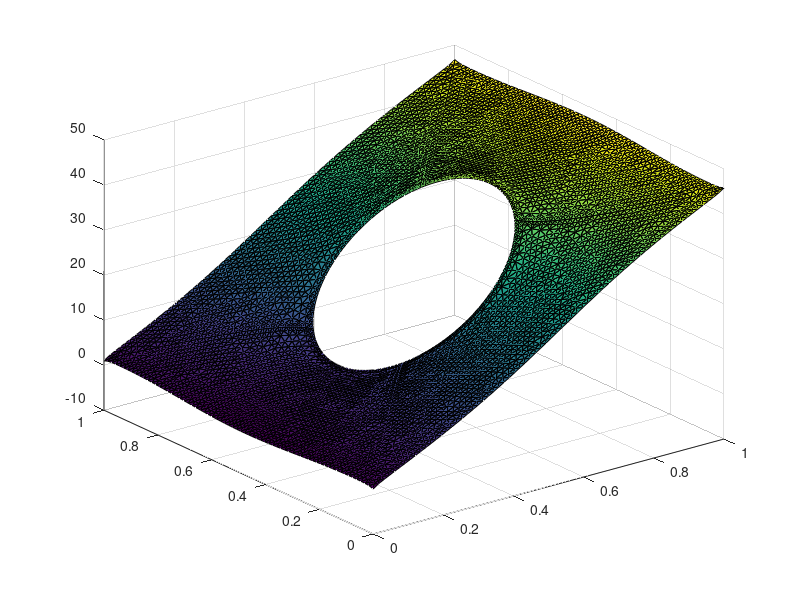

Write MATLAB code to recreate this figure.
clear all;
close all;

Nodes = load('Node_2D_tri_lin.dat');
Elements = load('Element_2D_tri_lin.dat');
Solutions = load('result.dat');

% trimesh(Elements,Nodes(:,2),Nodes(:,3))
trisurf(Elements,Nodes(:,2),Nodes(:,3), Solutions);
% axis equal;
% shading interp;